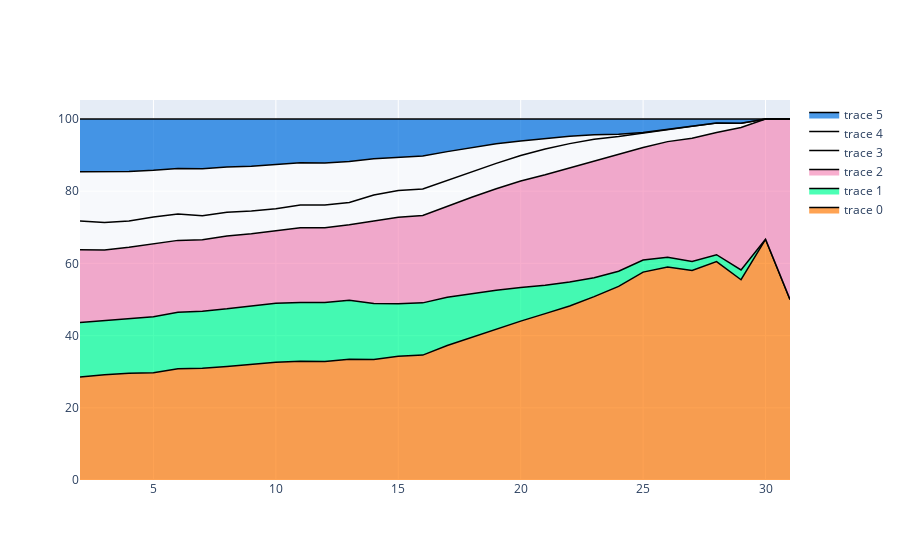

The notebook cell this image was saved under:
### Code cell
stac_fig.show()

### Figure 1 — Plotly figure (JSON) as saved in the notebook; plotly's stock layout.template omitted (floating-point values rounded to 4 significant figures)
{"data": [{"fillcolor": "rgba(255,125,10,0.7)", "groupnorm": "percent", "line": {"color": "black", "width": 1.5}, "mode": "lines", "stackgroup": "one", "type": "scatter", "x": [2, 3, 4, 5, 6, 7, 8, 9, 10, 11, 12, 13, 14, 15, 16, 17, 18, 19, 20, 21, 22, 23, 24, 25, 26, 27, 28, 29, 30, 31], "y": [276463, 80251, 143366, 243305, 262738, 244763, 281478, 310143, 354923, 367748, 357807, 292343, 459060, 885924, 520663, 336007, 255287, 205270, 170925, 111401, 70971, 44359, 25485, 13765, 6042, 2084, 663, 142, 20, 2]}, {"fillcolor": "rgba(0,255,150,0.7)", "groupnorm": "percent", "line": {"color": "black", "width": 1.5}, "mode": "lines", "stackgroup": "one", "type": "scatter", "x": [2, 3, 4, 5, 6, 7, 8, 9, 10, 11, 12, 13, 14, 15, 16, 17, 18, 19, 20, 21, 22, 23, 24, 25, 26, 27, 28, 29, 30, 31], "y": [146697, 41337, 74160, 127100, 133554, 125362, 142654, 155793, 177756, 182735, 177696, 142369, 213603, 376599, 217864, 120428, 78260, 52884, 36158, 18976, 9772, 4572, 2000, 802, 280, 89, 21, 7, 0, 0]}, {"fillcolor": "rgba(245,140,186,0.7)", "groupnorm": "percent", "line": {"color": "black", "width": 1.5}, "mode": "lines", "stackgroup": "one", "type": "scatter", "x": [2, 3, 4, 5, 6, 7, 8, 9, 10, 11, 12, 13, 14, 15, 16, 17, 18, 19, 20, 21, 22, 23, 24, 25, 26, 27, 28, 29, 30, 31], "y": [195234, 53586, 95306, 166004, 169984, 156348, 180617, 192424, 218078, 231482, 226066, 182613, 313592, 618479, 364213, 227283, 172028, 137842, 114564, 74015, 46560, 28298, 15384, 7452, 3279, 1226, 371, 101, 10, 2]}, {"fillcolor": "rgba(255,255,255,0.7)", "groupnorm": "percent", "line": {"color": "black", "width": 1.5}, "mode": "lines", "stackgroup": "one", "type": "scatter", "x": [2, 3, 4, 5, 6, 7, 8, 9, 10, 11, 12, 13, 14, 15, 16, 17, 18, 19, 20, 21, 22, 23, 24, 25, 26, 27, 28, 29, 30, 31], "y": [77514, 20890, 35084, 60167, 62395, 52586, 58505, 60889, 66388, 70666, 68058, 54042, 99183, 191931, 110882, 64732, 45155, 34495, 27456, 17241, 9838, 5184, 2346, 963, 353, 120, 29, 3, 0, 0]}, {"fillcolor": "rgba(255,255,255,0.7)", "groupnorm": "percent", "line": {"color": "black", "width": 1.5}, "mode": "lines", "stackgroup": "one", "type": "scatter", "x": [2, 3, 4, 5, 6, 7, 8, 9, 10, 11, 12, 13, 14, 15, 16, 17, 18, 19, 20, 21, 22, 23, 24, 25, 26, 27, 28, 29, 30, 31], "y": [131659, 38882, 66701, 105868, 107645, 103198, 112362, 119533, 133249, 130582, 127065, 98926, 138096, 238287, 137243, 71499, 43251, 26584, 15760, 7098, 2983, 1092, 301, 29, 0, 0, 0, 0, 0, 0]}, {"fillcolor": "rgba(0,112,222,0.7)", "groupnorm": "percent", "line": {"color": "black", "width": 1.5}, "mode": "lines", "stackgroup": "one", "type": "scatter", "x": [2, 3, 4, 5, 6, 7, 8, 9, 10, 11, 12, 13, 14, 15, 16, 17, 18, 19, 20, 21, 22, 23, 24, 25, 26, 27, 28, 29, 30, 31], "y": [141965, 40019, 70514, 116338, 116819, 108989, 119048, 126241, 137138, 135851, 132713, 102965, 151546, 273983, 154190, 81467, 51391, 33794, 23549, 13021, 7059, 3821, 2011, 889, 289, 71, 12, 3, 0, 0]}], "layout": {}}
